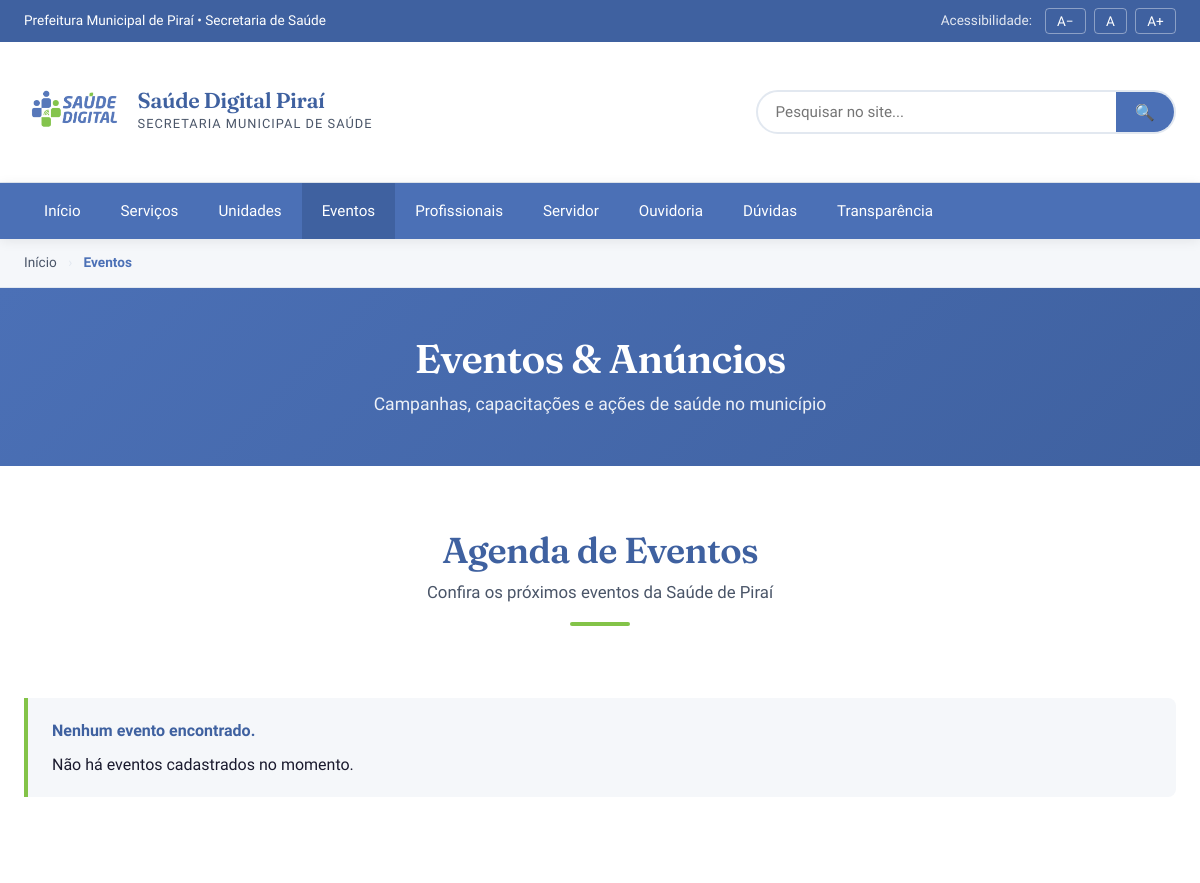
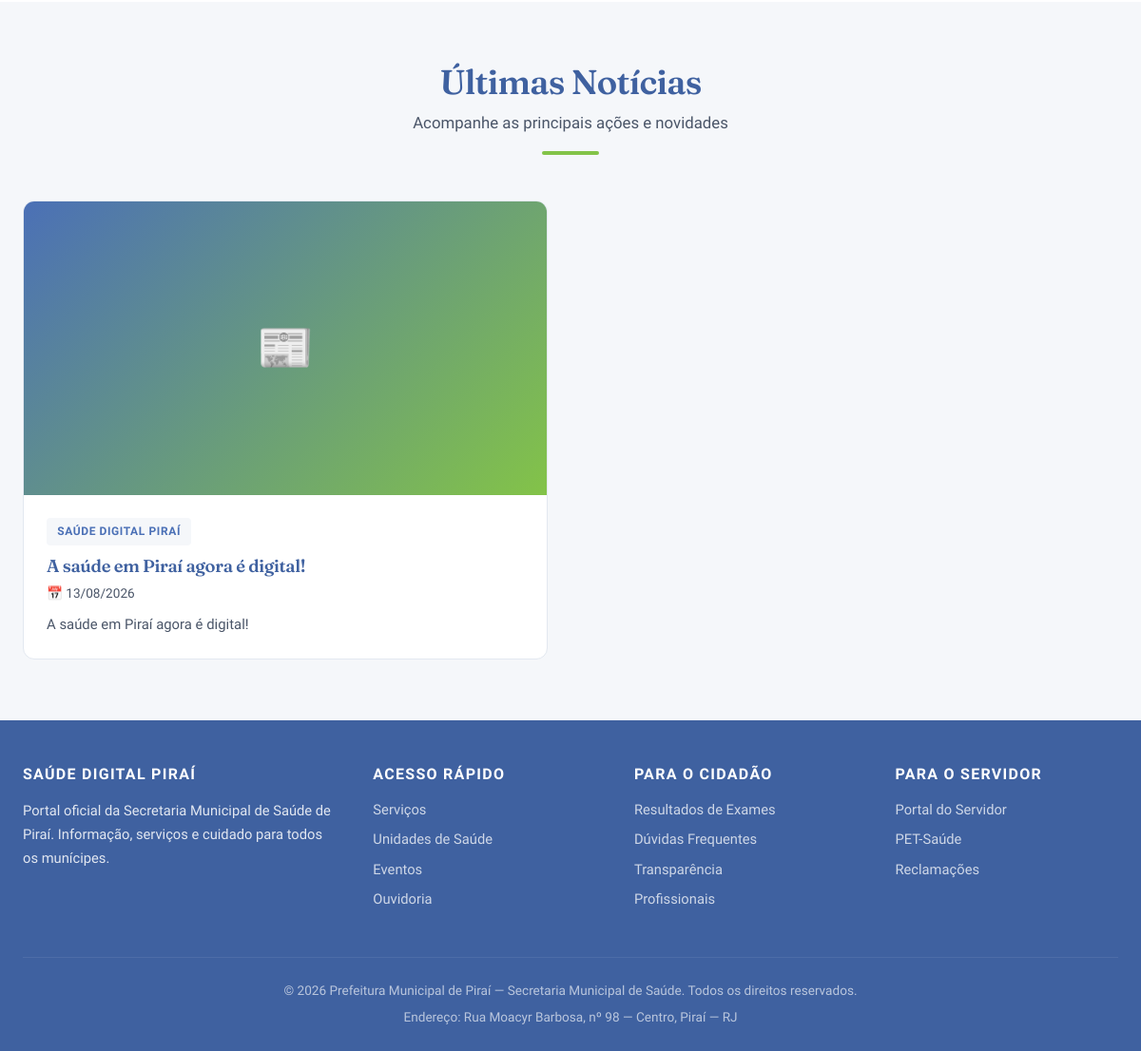
The page /eventos/ on the database its author committed (2 pictures, top to bottom).
### conteudo/models.py (models this page shows, shortened)
class Noticia(models.Model):
    titulo = models.CharField("Título", max_length=200)
    resumo = models.TextField(
        "Resumo",
        help_text="Texto curto exibido nos cards de notícia.",
    )
    categoria = models.CharField(
        "Categoria",
        max_length=60,
        blank=True,
        help_text="Selo exibido sobre a notícia (ex.: 'Saúde Digital Piraí').",
    )
    imagem = models.ImageField(
        "Imagem",
        upload_to="img/noticias/",
        help_text="Imagem principal da notícia, usada também no carrossel da Home.",
    )
    data_publicacao = models.DateTimeField("Data de publicação")
    data_criacao = models.DateTimeField("Criada em", auto_now_add=True)
    publicada = models.BooleanField(
        "Publicada",
        default=False,
        help_text="Controla se a notícia aparece no site.",
    )
    destaque_carrossel = models.BooleanField(
        "Destaque no carrossel",
        default=False,
        help_text="Exibe esta notícia no carrossel principal da Home.",
    )
    link_externo = models.URLField(
        "Link externo",
        blank=True,
        help_text="Opcional. Use quando a notícia aponta para um link fora do site.",
    )
    slug = models.SlugField("Slug", max_length=220, unique=True, blank=True)
    class Meta:
        verbose_name = "Notícia"
        verbose_name_plural = "Notícias"
        ordering = ["-data_publicacao"]

### core/views.py (the view)
# urls.py: path("eventos/", views.eventos, name="eventos"),
def eventos(request):
    return render(
        request,
        "pages/eventos.html",
        {
            "eventos": Evento.objects.filter(publicado=True),
            "noticias": Noticia.objects.filter(publicada=True),
        },
    )

### core/templates/pages/eventos.html (shortened to what this page needs)
{% extends "base.html" %}
{% block content %}
<div class="breadcrumb">
    <div class="container">
        <a href="{% url 'home' %}">Início</a>
        <span class="sep">›</span>
        <span class="atual">Eventos</span>
    </div>
</div>
<section class="hero-pagina">
    <div class="container">
        <h1>Eventos & Anúncios</h1>
        <p>Campanhas, capacitações e ações de saúde no município</p>
    </div>
</section>
<section>
    <div class="container">
        <div class="titulo-secao">
            <h2>Agenda de Eventos</h2>
            <p>Confira os próximos eventos da Saúde de Piraí</p>
        </div>
        <div id="lista-eventos" class="lista-eventos">
            {% if eventos %}
            {% for evento in eventos %}
            <article class="card-evento fade-up">
                <div class="data-box">
                    <span class="dia">{{ evento.data|date:"d" }}</span>
                    <span class="mes">{{ evento.data|date:"M" }}</span>
                </div>
                <div>
                    <h3>{{ evento.titulo }}</h3>
                    <div class="info">
                        {% if evento.horario %}
                        <span>🕐 {{ evento.horario|time:"H:i" }}</span>
                        {% endif %}
                        <span>📍 {{ evento.local }}</span>
                    </div>
                    <p>{{ evento.descricao }}</p>
                </div>
            </article>
            {% endfor %}
            {% else %}
            <div class="bloco-info">
                <strong>Nenhum evento encontrado.</strong>
                <p style="margin-top: 0.5rem">
                    Não há eventos cadastrados no momento.
                </p>
            </div>
            {% endif %}
        </div>
    </div>
</section>
<section class="alternada">
    <div class="container">
        <div class="titulo-secao">
            <h2>Últimas Notícias</h2>
            <p>Acompanhe as principais ações e novidades</p>
        </div>
        <div id="grid-noticias" class="grid-noticias">
            {% if noticias %}
            {% for noticia in noticias %}
            <article class="card-noticia fade-up">
                <div class="imagem">
                    📰
                </div>
                <div class="conteudo">
                    <span class="categoria">
                        {{ noticia.categoria }}
                    </span>
                    <h3>{{ noticia.titulo }}</h3>
                    <p class="data">
                        📅 {{ noticia.data_publicacao|date:"d/m/Y" }}
                    </p>
                    <p>
                        {{ noticia.resumo }}
                    </p>
                </div>
            </article>
            {% endfor %}
            {% endif %}
        </div>
    </div>
</section>
{% endblock %}

### core/static/css/estilo.css (style rules this page uses)
:root { --cor-azul: #4b70b6; --cor-verde: #83c348; --cor-branco: #ffffff; --cor-primaria: var(--cor-azul); --cor-primaria-escura: #3f61a0; --cor-secundaria: var(--cor-verde); --cor-destaque: var(--cor-verde); --cor-texto: #1a1a2e; --cor-texto-claro: #4a5568; --cor-fundo: var(--cor-branco); --cor-fundo-suave: #f5f7fa; --cor-borda: #e2e8f0; --fonte-titulo: "Fraunces", Georgia, serif; --fonte-corpo: "Inter Tight", -apple-system, sans-serif; --tamanho-base: 16px; --max-largura: 1280px; --raio: 8px; }
* { margin: 0; padding: 0; box-sizing: border-box; }
html { font-size: var(--tamanho-base); scroll-behavior: smooth; }
body { font-family: var(--fonte-corpo); color: var(--cor-texto); background: var(--cor-fundo); line-height: 1.6; -webkit-font-smoothing: antialiased; }
a { color: var(--cor-primaria); text-decoration: none; }
h1, h2, h3, h4 { font-family: var(--fonte-titulo); font-weight: 600; letter-spacing: -0.02em; line-height: 1.15; color: var(--cor-texto); }
.container { max-width: var(--max-largura); margin: 0 auto; padding: 0 1.5rem; }
section { padding: 4rem 0; }
section.alternada { background: var(--cor-fundo-suave); }
.titulo-secao { text-align: center; margin-bottom: 3rem; }
.titulo-secao h2 { font-size: 2.25rem; color: var(--cor-primaria-escura); margin-bottom: 0.5rem; }
.titulo-secao p { color: var(--cor-texto-claro); font-size: 1.05rem; max-width: 600px; margin: 0 auto; }
.titulo-secao::after { content: ""; display: block; width: 60px; height: 4px; background: var(--cor-secundaria); margin: 1rem auto 0; border-radius: 2px; }
.grid-noticias { display: grid; grid-template-columns: 2fr 1fr 1fr; gap: 1.5rem; }
.card-noticia { background: var(--cor-branco); border-radius: 12px; overflow: hidden; border: 1px solid var(--cor-borda); transition: all 0.2s; }
.card-noticia .imagem { background: linear-gradient( 135deg, var(--cor-primaria) 0%, var(--cor-secundaria) 100% ); aspect-ratio: 16 / 9; display: grid; place-items: center; color: var(--cor-branco); font-size: 3rem; position: relative; overflow: hidden; }
.card-noticia .conteudo { padding: 1.5rem; }
.card-noticia .categoria { display: inline-block; background: var(--cor-fundo-suave); color: var(--cor-primaria); font-size: 0.75rem; font-weight: 600; padding: 0.3rem 0.7rem; border-radius: 4px; text-transform: uppercase; letter-spacing: 0.05em; margin-bottom: 0.7rem; }
.card-noticia h3 { font-size: 1.15rem; margin-bottom: 0.5rem; color: var(--cor-primaria-escura); }
.card-noticia .data { font-size: 0.85rem; color: var(--cor-texto-claro); margin-bottom: 0.6rem; }
.card-noticia p { font-size: 0.93rem; color: var(--cor-texto-claro); }
.lista-eventos { display: grid; grid-template-columns: repeat(auto-fit, minmax(280px, 1fr)); gap: 1.25rem; }
.hero-pagina { background: linear-gradient( 135deg, var(--cor-primaria) 0%, var(--cor-primaria-escura) 100% ); color: var(--cor-branco); padding: 3rem 0; text-align: center; }
.hero-pagina h1 { color: var(--cor-branco); font-size: 2.5rem; margin-bottom: 0.5rem; }
.hero-pagina p { opacity: 0.9; font-size: 1.1rem; }
.breadcrumb { background: var(--cor-fundo-suave); padding: 0.8rem 0; font-size: 0.85rem; border-bottom: 1px solid var(--cor-borda); }
.breadcrumb a { color: var(--cor-texto-claro); }
.breadcrumb .sep { margin: 0 0.5rem; color: var(--cor-borda); }
.breadcrumb .atual { color: var(--cor-primaria); font-weight: 600; }
.bloco-info { background: var(--cor-fundo-suave); border-left: 4px solid var(--cor-secundaria); padding: 1.25rem 1.5rem; border-radius: 0 8px 8px 0; margin: 1.5rem 0; }
.bloco-info strong { color: var(--cor-primaria-escura); }
.fade-up { animation: fadeUp 0.6s ease-out backwards; }

### rows shown on the page
Noticia: categoria "SAÚDE DIGITAL PIRAÍ", titulo "A saúde em Piraí agora é digital!", data_publicacao "13/08/2026", resumo "A saúde em Piraí agora é digital!"
